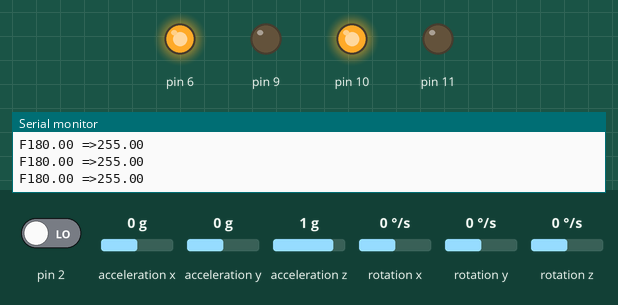
This sketch was run on a simulated Arduino Uno, built with avr-gcc and run on an emulated ATmega328P. Shown: output pins drawn as LEDs (lit = HIGH), the last lines printed to the serial monitor. The test bench sets the inputs (shaded band); at power-on: acceleration x 0 g, pin 2 LOW, acceleration y 0 g, acceleration z 1 g, rotation x 0 °/s, rotation y 0 °/s, rotation z 0 °/s. The sensor or clock chip raises its interrupt line as the real part does.

Above: at 1.7 s.
1.8 s: acceleration x set to -0.4 g
4.8 s: acceleration x set to -0.7 g
At 6.3 s:
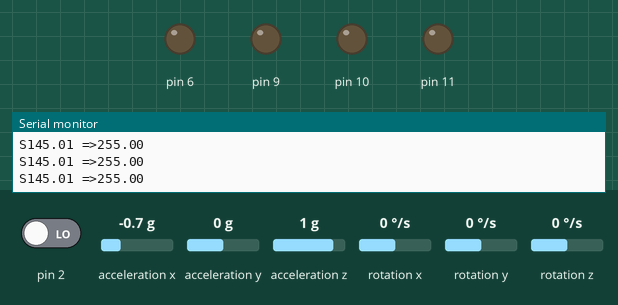
7.8 s: acceleration x set to 0.1 g
At 10.0 s:
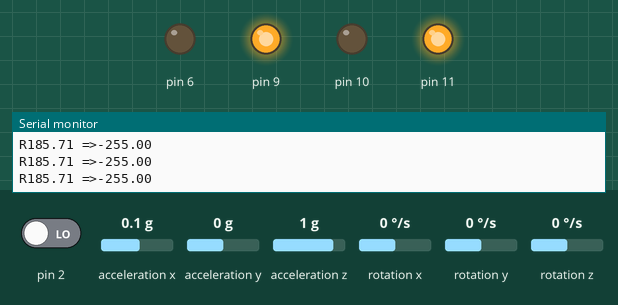
10.8 s: acceleration x set to 0 g
At 10.96 s:
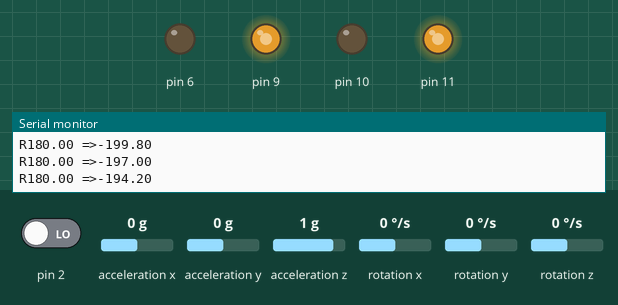
Timing chart, 0 to 14.8 s (numbered marks = the images above; inputs shaded):
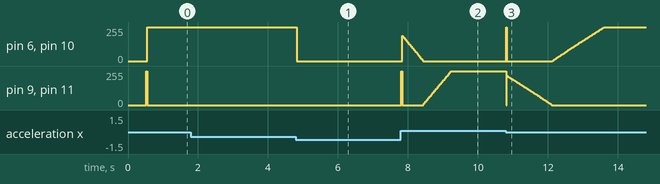

Measured:
- the behaviour switches between -0.5 and -0.6 g on acceleration x (found by bisection; images 0 and 1)
- after the input at 4.8 s, pin 6, pin 10: 255/255 → 0/255 at once

The sketch:

code_2whrobo.ino
```cpp
#include "I2Cdev.h"
#include <PID_v1.h> //From https://github.com/br3ttb/Arduino-PID-Library/blob/master/PID_v1.h
#include "MPU6050_6Axis_MotionApps20.h" //https://github.com/jrowberg/i2cdevlib/tree/master/Arduino/MPU6050
MPU6050 mpu;
// MPU control/status vars
bool dmpReady = false;  // set true if DMP init was successful
uint8_t mpuIntStatus;   // holds actual interrupt status byte from MPU
uint8_t devStatus;      // return status after each device operation (0 = success, !0 = error)
uint16_t packetSize;    // expected DMP packet size (default is 42 bytes)
uint16_t fifoCount;     // count of all bytes currently in FIFO
uint8_t fifoBuffer[64]; // FIFO storage buffer
// orientation/motion vars
Quaternion q;           // [w, x, y, z]         quaternion container
VectorFloat gravity;    // [x, y, z]            gravity vector
float ypr[3];           // [yaw, pitch, roll]   yaw/pitch/roll container and gravity vector
/*********Tune these 4 values for your BOT*********/
double setpoint= 182; //set the value when the bot is perpendicular to ground using serial monitor.
//Read the project documentation on circuitdigest.com to learn how to set these values
double Kp = 15; //21 Set this first
double Kd = 0.9; //0.8 Set this secound
double Ki = 140; //140 Finally set this
/******End of values setting*********/
double input, output;
PID pid(&input, &output, &setpoint, Kp, Ki, Kd, DIRECT);
volatile bool mpuInterrupt = false;     // indicates whether MPU interrupt pin has gone high
void dmpDataReady()
{
    mpuInterrupt = true;
}
void setup() {
    Serial.begin(115200);
  // initialize device
    Serial.println(F("Initializing I2C devices..."));
    mpu.initialize();
     // verify connection
    Serial.println(F("Testing device connections..."));
    Serial.println(mpu.testConnection() ? F("MPU6050 connection successful") : F("MPU6050 connection failed"));
    // load and configure the DMP
    devStatus = mpu.dmpInitialize();
    // supply your own gyro offsets here, scaled for min sensitivity
    mpu.setXGyroOffset(-479);
    mpu.setYGyroOffset(84);
    mpu.setZGyroOffset(15);
    mpu.setZAccelOffset(1638);
      // make sure it worked (returns 0 if so)
    if (devStatus == 0)
    {
        // turn on the DMP, now that it's ready
        Serial.println(F("Enabling DMP..."));
        mpu.setDMPEnabled(true);
        // enable Arduino interrupt detection
        Serial.println(F("Enabling interrupt detection (Arduino external interrupt 0)..."));
        attachInterrupt(0, dmpDataReady, RISING);
        mpuIntStatus = mpu.getIntStatus();
        // set our DMP Ready flag so the main loop() function knows it's okay to use it
        Serial.println(F("DMP ready! Waiting for first interrupt..."));
        dmpReady = true;
        // get expected DMP packet size for later comparison
        packetSize = mpu.dmpGetFIFOPacketSize();
        //setup PID
        pid.SetMode(AUTOMATIC);
        pid.SetSampleTime(10);
        pid.SetOutputLimits(-255, 255);
    }
    else
    {
        // ERROR!
        // 1 = initial memory load failed
        // 2 = DMP configuration updates failed
        // (if it's going to break, usually the code will be 1)
        Serial.print(F("DMP Initialization failed (code "));
        Serial.print(devStatus);
        Serial.println(F(")"));
    }
//Initialise the Motor outpu pins
    pinMode (6, OUTPUT);
    pinMode (9, OUTPUT);
    pinMode (10, OUTPUT);
    pinMode (11, OUTPUT);
//By default turn off both the motors
    analogWrite(6,LOW);
    analogWrite(9,LOW);
    analogWrite(10,LOW);
    analogWrite(11,LOW);
}
void loop() {
    // if programming failed, don't try to do anything
    if (!dmpReady) return;
    // wait for MPU interrupt or extra packet(s) available
    while (!mpuInterrupt && fifoCount < packetSize)
    {
        //no mpu data - performing PID calculations and output to motors
        pid.Compute();
        //Print the value of Input and Output on serial monitor to check how it is working.
        Serial.print(input); Serial.print(" =>"); Serial.println(output);
        if (input>150 && input<200){//If the Bot is falling
        if (output>0) //Falling towards front
        Forward(); //Rotate the wheels forward
        else if (output<0) //Falling towards back
        Reverse(); //Rotate the wheels backward
        }
        else //If Bot not falling
        Stop(); //Hold the wheels still
    }
    // reset interrupt flag and get INT_STATUS byte
    mpuInterrupt = false;
    mpuIntStatus = mpu.getIntStatus();
    // get current FIFO count
    fifoCount = mpu.getFIFOCount();
    // check for overflow (this should never happen unless our code is too inefficient)
    if ((mpuIntStatus & 0x10) || fifoCount == 1024)
    {
        // reset so we can continue cleanly
        mpu.resetFIFO();
        Serial.println(F("FIFO overflow!"));
    // otherwise, check for DMP data ready interrupt (this should happen frequently)
    }
    else if (mpuIntStatus & 0x02)
    {
        // wait for correct available data length, should be a VERY short wait
        while (fifoCount < packetSize) fifoCount = mpu.getFIFOCount();
        // read a packet from FIFO
        mpu.getFIFOBytes(fifoBuffer, packetSize);
        // track FIFO count here in case there is > 1 packet available
        // (this lets us immediately read more without waiting for an interrupt)
        fifoCount -= packetSize;
        mpu.dmpGetQuaternion(&q, fifoBuffer); //get value for q
        mpu.dmpGetGravity(&gravity, &q); //get value for gravity
        mpu.dmpGetYawPitchRoll(ypr, &q, &gravity); //get value for ypr
        input = ypr[1] * 180/M_PI + 180;
   }
}
void Forward() //Code to rotate the wheel forward
{
    analogWrite(6,output);
    analogWrite(9,0);
    analogWrite(10,output);
    analogWrite(11,0);
    Serial.print("F"); //Debugging information
}
void Reverse() //Code to rotate the wheel Backward
{
    analogWrite(6,0);
    analogWrite(9,output*-1);
    analogWrite(10,0);
    analogWrite(11,output*-1);
    Serial.print("R");
}
void Stop() //Code to stop both the wheels
{
    analogWrite(6,0);
    analogWrite(9,0);
    analogWrite(10,0);
    analogWrite(11,0);
    Serial.print("S");
}
```
